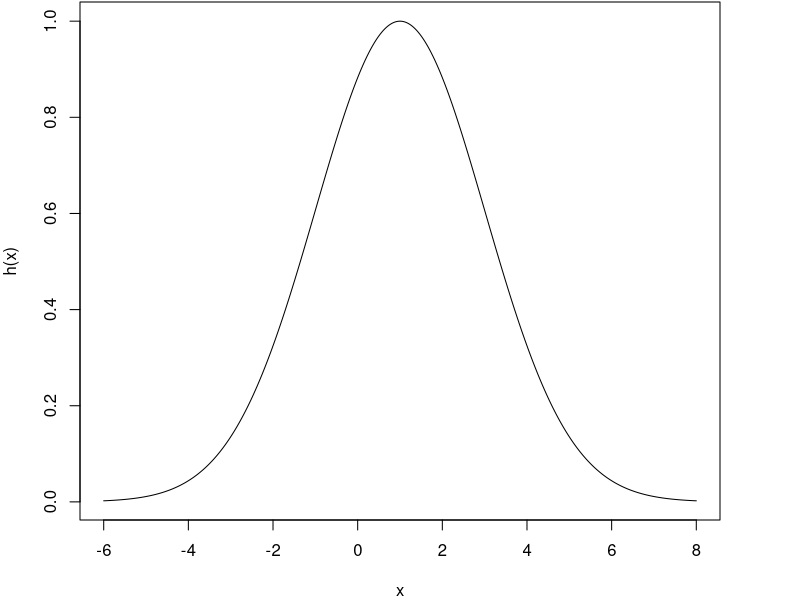

Here is the R script that generated this plot:
## ---- chunk 1
#| label: silly
#| code-fold: true
#| fig-align: center
#| fig-asp: 0.5
m = 1
s = 2
par(mar = c(4, 4, 0.1, 4))
curve(exp(-0.5 * ((x - m) / s)^2), 
      from = -6, to = 8, n = 500,
      xlab = "x", ylab = "h(x)")
